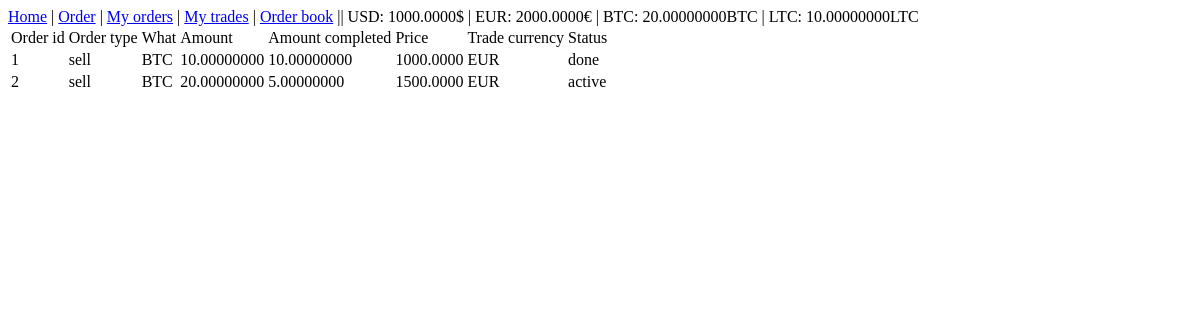
Page /my-orders/ (signed in) on the earlier database version.
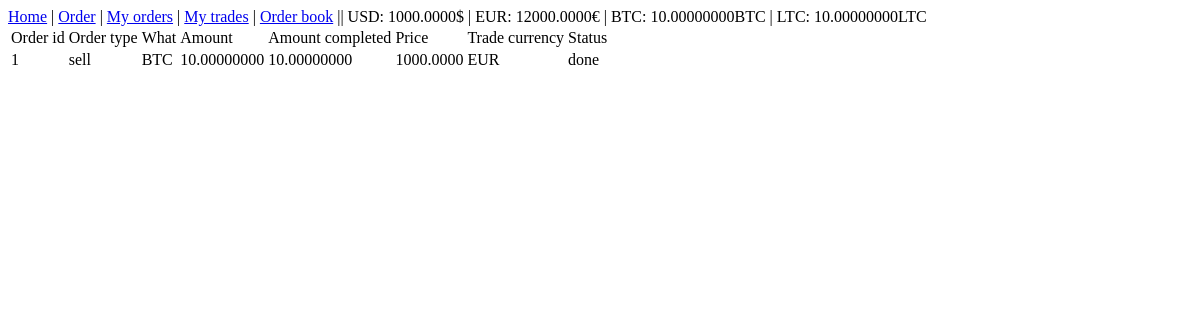
Same page on the later database version.
### account/models.py (models this page shows)
class Account(SkeletonU):
    user = models.ForeignKey(User, related_name='%(app_label)s_%(class)s_user', on_delete=models.DO_NOTHING)
    usd = models.DecimalField('USD', max_digits=16, decimal_places=4, null=False, blank=False, default=0)
    eur = models.DecimalField('EUR', max_digits=16, decimal_places=4, null=False, blank=False, default=0)
    btc = models.DecimalField('BTC', max_digits=16, decimal_places=8, null=False, blank=False, default=0)
    ltc = models.DecimalField('LTC', max_digits=16, decimal_places=8, null=False, blank=False, default=0)

### order/models.py (models this page shows, shortened)
class Order(SkeletonU):
    user = models.ForeignKey(User, related_name='%(app_label)s_%(class)s_user', on_delete=models.DO_NOTHING)
    order_type = models.CharField(max_length=4, choices=order_choices, null=False, blank=False)
    what = models.CharField(max_length=3, choices=what_choices, null=False, blank=False)
    amount = models.DecimalField(_('Amount'), max_digits=16, decimal_places=8, null=False, blank=False)
    amount_completed = models.DecimalField(_('Amount completed'), max_digits=16, decimal_places=8, null=False, blank=False, default=0)
    price = models.DecimalField(_('Buy or sell at price'), max_digits=10, decimal_places=4, null=False, blank=False)
    trade_currency = models.CharField(max_length=3, choices=trade_currency_choices, null=False, blank=False)
    status = models.CharField(max_length=6, choices=status_choices, null=False, blank=False, default='ACTIVE')

### order/views.py (the view)
# urls.py: path('my-orders/', order_views.my_orders, name='my-orders'),
@login_required
def my_orders(request):
    account = Account.objects.get(user=request.user)
    orders = Order.objects.filter(user=request.user)
    return render(request, 'orders.html', {'orders': orders, 'account': account})

### templates/orders.html
{% extends 'base.html' %}
{% block body %}
<table>
    <tr>
        <td>Order id</td>
        <td>Order type</td>
        <td>What</td>
        <td>Amount</td>
        <td>Amount completed</td>
        <td>Price</td>
        <td>Trade currency</td>
        <td>Status</td>
    </tr>
    {% for o in orders %}
        <tr>
            <td>{{ o.id }}</td>
            <td>{{ o.order_type }}</td>
            <td>{{ o.what }}</td>
            <td>{{ o.amount}}</td>
            <td>{{ o.amount_completed}}</td>
            <td>{{ o.price }}</td>
            <td>{{ o.trade_currency }}</td>
            <td>{{ o.status }}</td>
        </tr>
    {% endfor %}
</table>
{% endblock %}

### templates/base.html (shortened to what this page needs)
<!DOCTYPE html>
<html lang="en">
<head>
</head>
<body>
{% block header %}
<ul>
    <li><a href="{% url 'index' %}">Home</a> | </li>
    <li><a href="{% url 'order' %}">Order</a> | </li>
    <li><a href="{% url 'my-orders' %}">My orders</a> | </li>
    <li><a href="{% url 'my-trades' %}">My trades</a> |</li>
    <li><a href="{% url 'order-book' %}">Order book</a> || </li>
    <li>USD: {{ account.usd }}$ | </li>
    <li>EUR: {{ account.eur }}€ | </li>
    <li>BTC: {{ account.btc }}BTC | </li>
    <li>LTC: {{ account.ltc }}LTC</li>
</ul>
{% endblock %}
{% block body %}{% endblock %}
</body>
</html>

Differences in the rows shown:
no longer on this page (row edited): Order: id "2", order_type "sell", what "BTC", amount "20.00000000", amount_completed "5.00000000", price "1500.0000", trade_currency "EUR", status "active"
changed Account: eur "2000.0000" → "12000.0000"; btc "20.00000000" → "10.00000000"
